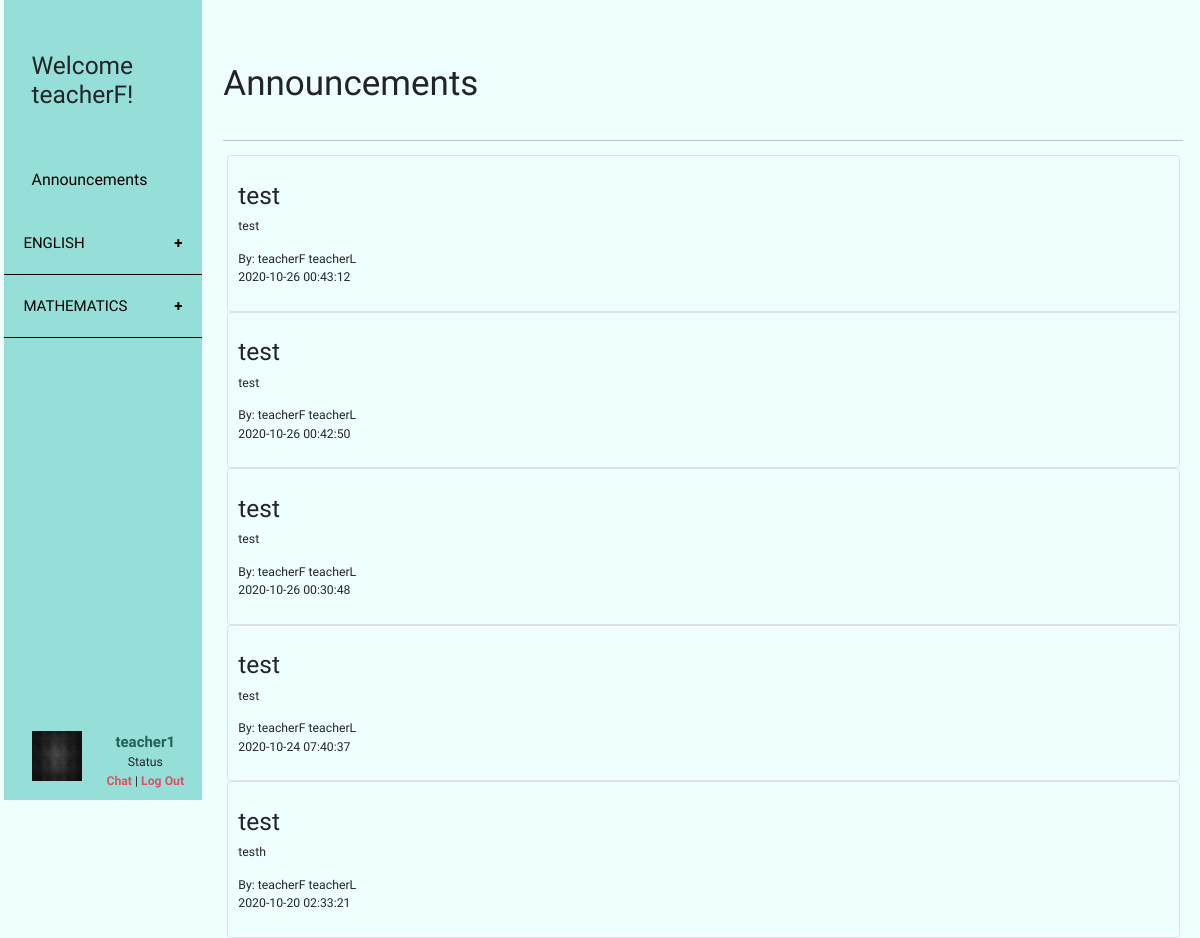
/platform/announcements.php (signed in), run on the app's committed database.
### tables this page shows
CREATE TABLE `teacher` (
  `id` int(10) UNSIGNED NOT NULL,
  `school` int(10) UNSIGNED NOT NULL,
  `firstname` varchar(20) NOT NULL,
  `lastname` varchar(20) NOT NULL,
  `username` varchar(20) NOT NULL,
  `profileImage` varchar(100) NOT NULL,
  `pwd` varchar(100) NOT NULL,
  `lastactivity` datetime NOT NULL,
  `status` int(11) NOT NULL
);

CREATE TABLE `game` (
  `id` int(10) UNSIGNED NOT NULL,
  `name` varchar(50) NOT NULL,
  `subject` varchar(50) NOT NULL,
  `description` longtext NOT NULL,
  `genre` text NOT NULL,
  `grade` int(11) NOT NULL,
  `status` int(11) NOT NULL
);

### platform/includes/checkLoginStatusForBoth.php (called while the page is built, shortened)
<?php
if (isset($_SESSION['student'])) {
    $user = $_SESSION['student'];
}elseif(isset($_SESSION['teacher'])){
    $user = $_SESSION['teacher'];
    $status = "teacher";
} else {
    header('Location: index.php');
}
?>

### platform/includes/dbFunction.php (called while the page is built, shortened)
<?php
function query($sql) {
    global $connection;
    $result = mysqli_query($connection, $sql);
    return $result;
}
function fetch_array($result_set) {
    return mysqli_fetch_array($result_set);
}
?>

### platform/includes/dbAnnouncements.php (called while the page is built, shortened)
<?php
require_once 'dbFunction.php';
function getAnnouncementsBySql($sql = "") {
    $resultSet = query($sql);
    $resultArray = array();
    while ($row = fetch_array($resultSet)) {
        $resultArray[] = $row;
    }
    return $resultArray;
}
function getAllAnnouncements($timeStamp = "", $announcementType = "",$status = ""){
    $whereAnnouncement = strlen($announcementType) > 0 ? " and (announcementType = '{$announcementType}' or announcementType = '0') " : "";
    $whereTimeStamp = strlen($timeStamp) > 0 ? " and timeStamp = {$timeStamp} " : "";
    $whereStatus = strlen($status) > 0 ? " and status = {$status} " : " and status = 0 ";
    $whereSql = " where timeStamp >= DATE_SUB(NOW(),INTERVAL 1 YEAR) ";
    $whereSql .= $whereTimeStamp . $whereStatus . $whereAnnouncement;
    $sql = "SELECT * FROM {$GLOBALS['table_announcements']} {$whereSql}  order By timeStamp desc";
    return $sql;
}
function getAllAnnouncementWithTeacherName($timeStamp = "", $announcementType = "",$status = "", $limit = ""){
    $announcementSql = getAllAnnouncements($timeStamp, $announcementType, $status);
    $limitSql = " limit {$limit} ";
    $sql = " SELECT a.title, a.message, a.timeStamp, a.id, t.firstname, t.lastname ";
    $sql .= " from ({$announcementSql}) a, teacher t ";
    $sql .= " WHERE a.teacherid = t.id and a.status = 0 order by a.timeStamp desc ";
    $sql .= $limitSql;
    return $sql;
}
?>

### platform/includes/dbGame.php (called while the page is built, shortened)
<?php
require_once 'dbFunction.php';
function getAllGame($orderBy = "") {
    $orderBy = strlen($orderBy) > 0 ? "ORDER BY {$orderBy}" : "";
    return getGameBySql("SELECT * FROM {$GLOBALS['table_game']} WHERE status = 0 {$orderBy}");
}
function getGameBySql($sql = "") {
    $resultSet = query($sql);
    $resultArray = array();
    while ($row = fetch_array($resultSet)) {
        $resultArray[] = $row;
    }
    return $resultArray;
}
?>

### platform/announcements.php (the view, shortened to what this page needs)
<?php
include_once 'includes/checkLoginStatusForBoth.php';
include_once 'includes/dbAnnouncements.php';
$announcementType = "";
if($status == "student"){
    $announcementType = $user['grade'] . $user['class'];
}
$announcementSql = getAllAnnouncementWithTeacherName("",$announcementType,"0", "10");
$announcementArr = getAnnouncementsBySql($announcementSql);
?>
<!doctype html>
<html lang="en">
<head>
    <?php
    include 'css.php';
    ?>
</head>
<body>
<div class="container-fluid">
    <div class="row">
        <?php
        include_once("sideBar.php");
        ?>
        <div role="main" class="main col-md-9 ml-sm-auto col-lg-10 px-4" >
            <div style="overflow-y: scroll; width: 80%; position: absolute; margin-top: -3%">
                <div class="jumbotron text-left">
                    <div class="row">
                        <h1 class="col-lg-10" id="anntitle">Announcements</h1>
                        <hr>
                    </div>
                </div>
                <div class="container">
                    <?php
                    foreach($announcementArr as $key => $value) {
                        ?>
                        <div class="row border rounded" name="row<?=$value['id']?>">
                            <div class="text-left col-lg-10" id="annbox">
                                <h3><?php
                                    echo $value['title'];
                                    ?></h3>
                                <p><?php
                                    echo $value['message'];
                                    ?></p>
                                <span>
                                By:
                                <?php
                                echo $value['firstname'] . " " . $value['lastname'];
                                ?>
                            </span>
                                <br>
                                <span>
                                    <?php
                                    echo $value['timeStamp'];
                                    ?>
                                </span>
                            </div>
                        </div>
                        <?php
                    }
                    ?>
                </div>
            </div>
        </div>
    </div>
</div>
</body>
</html>

### platform/css.php (shortened to what this page needs)
<link href="css/bootstrap.min.css" rel="stylesheet">
<link href="css/jquery-ui.min.css" rel="stylesheet">
<link href="css/style.css" rel="stylesheet">

### platform/sideBar.php (shortened to what this page needs)
<?php
include_once "includes/dbGame.php";
$games = getAllGame('subject');
?>
<nav class="col-md-2 d-none d-md-block" style="background-color: #96DFD8; padding: 0px">
    <div class="sidebar-sticky">
        <ul>
            <h2>Welcome <?= $user['firstname']; ?>!</h2>
        </ul>
        <a href="announcements.php" id="sidebar-button"><ul class="sidebar-button-ul">Announcements</ul></a>
        <?php
        $subject = "";
        foreach($games as $row => $rowDetails ){
            if($rowDetails['subject'] != $subject){
                if(isset($gameId) && $gameId == $rowDetails['id']){
                    echo "<button id='game" .$rowDetails['id']. "' class='collapsible active'>{$rowDetails['subject']}</button>";
                }else{
                    echo "<button class='collapsible'>{$rowDetails['subject']}</button>";
                }
            }
        }
        ?>
        <ul>
            <div class="row bottom-navbar">
                <div class="col-lg-3">
                    <img src="img/<?=$user['profileImage'];?>" onerror="this.onerror=null; this.src='img/dummyimg.png'" style="width: 50px; height: 50px;" >
                </div>
                <div class="col-lg-9">
                    <?php if ($status == "student"){
                        echo '<a class="profiletxt" href="studentProfile.php?id='.$user['id'].'">';
                    }else{
                        echo '<a class="profiletxt" href="teacherProfile.php">';
                    }
                    echo "<b>{$user['username']}</b>";
                    ?>
                    </a>
                    <div clas="row">
                        Status
                    </div>
                    <div clas="row">
                        <a class="onlineButton">Chat</a> |
                        <a class="onlineButton" href="logoutHandler.php">Log Out</a>
                    </div>
                </div>
            </div>
        </ul>
    </div>
</nav>

### platform/css/style.css (style rules this page uses)
html, body { display: -ms-flexbox; display: -webkit-box; display: flex; -ms-flex-align: center; -ms-flex-pack: center; -webkit-box-align: center; align-items: center; -webkit-box-pack: center; justify-content: center; background-color: #effffd; font-size: .875rem; height: 100%; font-family: 'Armata', sans-serif; width: 100%; }
h2 { padding-top: 1.5em; padding-bottom: 1em; font-size: 2em; }
a:hover, a:visited, a:link, a:active { text-decoration: none; }
.main { padding: 1% 0 1% 0; }
.bottom-navbar { padding-top: 5%; bottom: 10px; width: 100%; position: absolute; text-align: center; }
.sidebar-sticky { position: -webkit-sticky; position: sticky; top: 0.5%; height: 100vh; padding-top: 1rem; overflow-x: hidden; overflow-y: auto; }
.sidebar-button-ul, .sidebar-button-collapsible { padding-top: 10%; padding-bottom: 10%; margin-bottom: 0; font-size: 1.3em; }
#sidebar-button { color: #000; }
a.profiletxt { color: #22605B; font-size: 15px; }
a.onlineButton { color: #D55464; font-weight: bold; text-decoration: none; }
.collapsible { background-color: #96DFD8; color: #000; cursor: pointer; padding: 10%; width: 100%; border: none; text-align: left; outline: none; font-size: 15px; border-bottom: solid; border-bottom-color: #000; border-bottom-width: thin; text-transform: uppercase; }
.collapsible:after { content: '\002B'; color: #000; font-weight: bold; float: right; margin-left: 5px; }
#anntitle { margin-top: 2.5em; margin-bottom: 1em; }
#annbox { margin-top: 2em; margin-bottom: 2em; }

### data on the page
teacher: firstname "teacherF", title "test", message "test", lastname "teacherL", timeStamp "2020-10-26 00:43:12", timeStamp "2020-10-26 00:42:50", timeStamp "2020-10-26 00:30:48", timeStamp "2020-10-24 07:40:37", message "testh", timeStamp "2020-10-20 02:33:21"
game: subject "ENGLISH"
game: subject "MATHEMATICS"

### other printed values
$user['username'] "teacher1"
